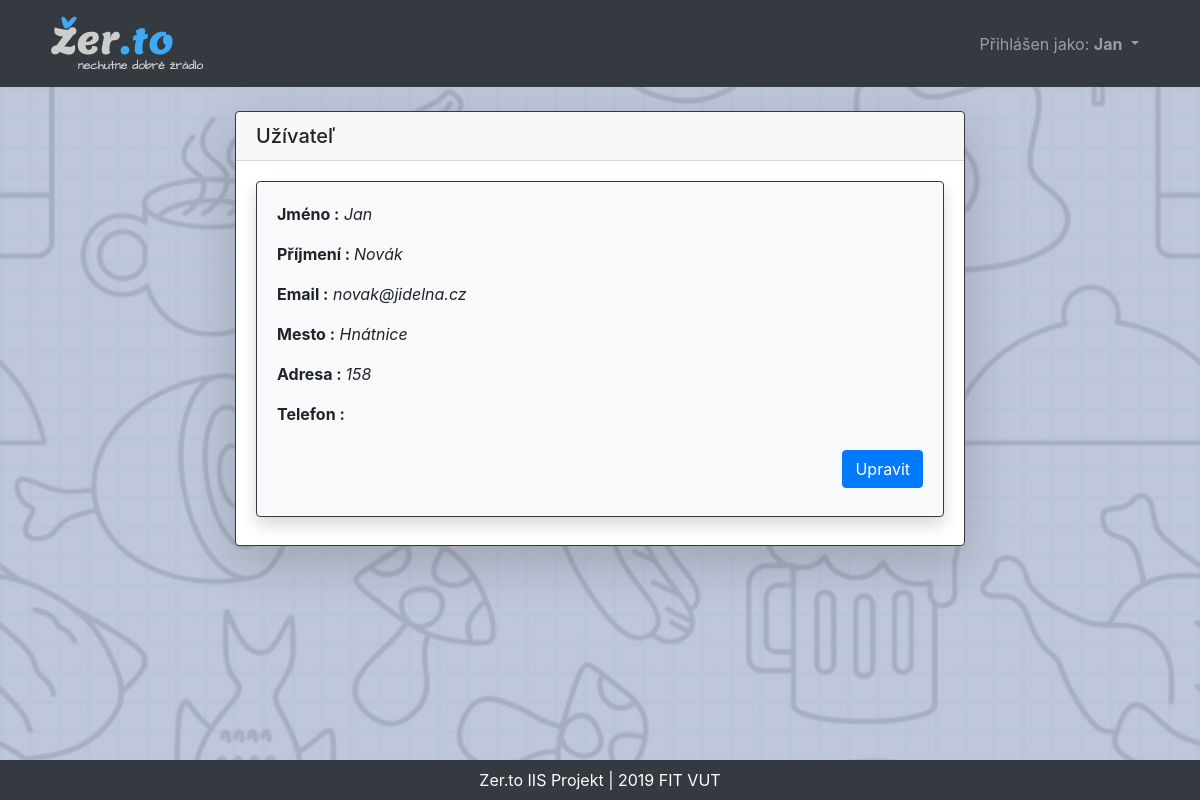
The app's page /IIS/account/user.php?user=2 (signed in) with its own data.
### tables this page shows
CREATE TABLE `user` (
  `id` int(11) NOT NULL,
  `jmeno` varchar(150) DEFAULT NULL,
  `prijmeni` varchar(150) DEFAULT NULL,
  `email` varchar(200) NOT NULL,
  `password` varchar(200) DEFAULT NULL,
  `mesto` varchar(100) DEFAULT NULL,
  `adresa` varchar(200) DEFAULT NULL,
  `telefon` int(11) DEFAULT NULL,
  `prava` int(11) NOT NULL DEFAULT '5'
);

### IIS/account/user.php (the view, shortened to what this page needs)
<!DOCTYPE html>
<html>
	<head>
        <link rel="stylesheet" href="https://stackpath.bootstrapcdn.com/bootstrap/4.4.0/css/bootstrap.min.css" />
        <link rel="stylesheet" href="../styles/styles.css" />
	</head>
	<body>
        <nav class='mb-4 navbar navbar-expand-lg navbar-dark bg-dark'>
            <div class='container'>
                <a class='navbar-brand' href='../index.php'><img src='../pic/logo/logo.png' /></a>
                    <div class='collapse navbar-collapse' id='navbarSupportedContent-4'>
                        <ul class='navbar-nav ml-auto'>
                        <?php
                            if(isset($_SESSION['jmeno'])){
                                echo "
                                <li class='nav-link dropdown'>
                                    <span class='nav-link dropdown-toggle' id='navbarDropdownMenuLink-4' data-toggle='dropdown' aria-haspopup='true' aria-expanded='false'>Přihlášen jako:
                                    <b>".$_SESSION['jmeno']."</b>
                                    </span>
                                    <div class='dropdown-menu dropdown-menu-right' aria-labelledby='navbarDropdownMenuLink-4'>
                                    ";
                            echo "</div></nav>";
            }
        ?>
    <main class="container">
        <section class="row justify-content-md-center">
            <div class="col col-md-8">
                <div class="card shadow-lg border-dark">
                <h5 class="card-header">Užívateľ</h5>
                    <div class="card-body">
        <?php
            $db = dbconnect();
            if($user_id = filter_input(INPUT_GET, "user", FILTER_VALIDATE_INT)){
                $sql = "SELECT jmeno, prijmeni, email, mesto, adresa, telefon, prava FROM user WHERE id = $user_id";
                $user = $db->prepare($sql);
                $user->execute();
                $user->bind_result($jmeno, $prijmeni, $email, $mesto, $adresa, $telefon, $prava);
                if($jmeno != NULL){
                    echo "<article class='card mb-2 border-dark bg-light shadow'><div class='card-body'>";
                    echo "<p><strong>Jméno :</strong><i> $jmeno </i><strong></p>
                    <p>Příjmení : </strong><i>$prijmeni</i></p>";
                    echo "<p><strong>Email :</strong><i> $email</i></p>";
                    echo "<p><strong>Mesto :</strong><i> $mesto</i></p>";
                    echo "<p><strong>  Adresa : </strong><i>$adresa</i></p>";
                    echo "<p><strong>Telefon :</strong><i> $telefon</i></p>";
                    echo "<a class='btn btn-primary float-right my-2' href=\"./manage_user.php?user=$user_id\">Upravit</a>";
                }else{
                    echo "<p class='alert alert-success border-success text-center'>Uživatel s tímto id neexistuje!</p>";
                }
            }else{
                ?><script>
                    window.location = "../index.php";
                </script><?php
            }
        ?>
    </div></div></div>
    </section>
    </main>
    <footer class="mt-4">
        <div class="bg-dark p-2 text-center text-white footer">
            Zer.to IIS Projekt | 2019 FIT VUT
        </div>
    </footer>
	</body>
</html>

### IIS/styles/styles.css (style rules this page uses)
html { height: 100%; margin: 0; padding: 0; }
body { background: linear-gradient(rgba(185, 193, 214, 0.9), rgba(185, 193, 214, 0.9)), url("../pic/logo/bgd.jpg") #FFF; background-size: cover; min-height: 100%; margin: 0; padding: 0 0 100px 0; position: relative; }
.footer { position: absolute; bottom: 0; width: 100%; }

### records on screen
user: jmeno "Jan", prijmeni "Novák", email "novak@jidelna.cz", mesto "Hnátnice", adresa "158"

### other values on screen
$_SESSION['jmeno'] "Jan"
